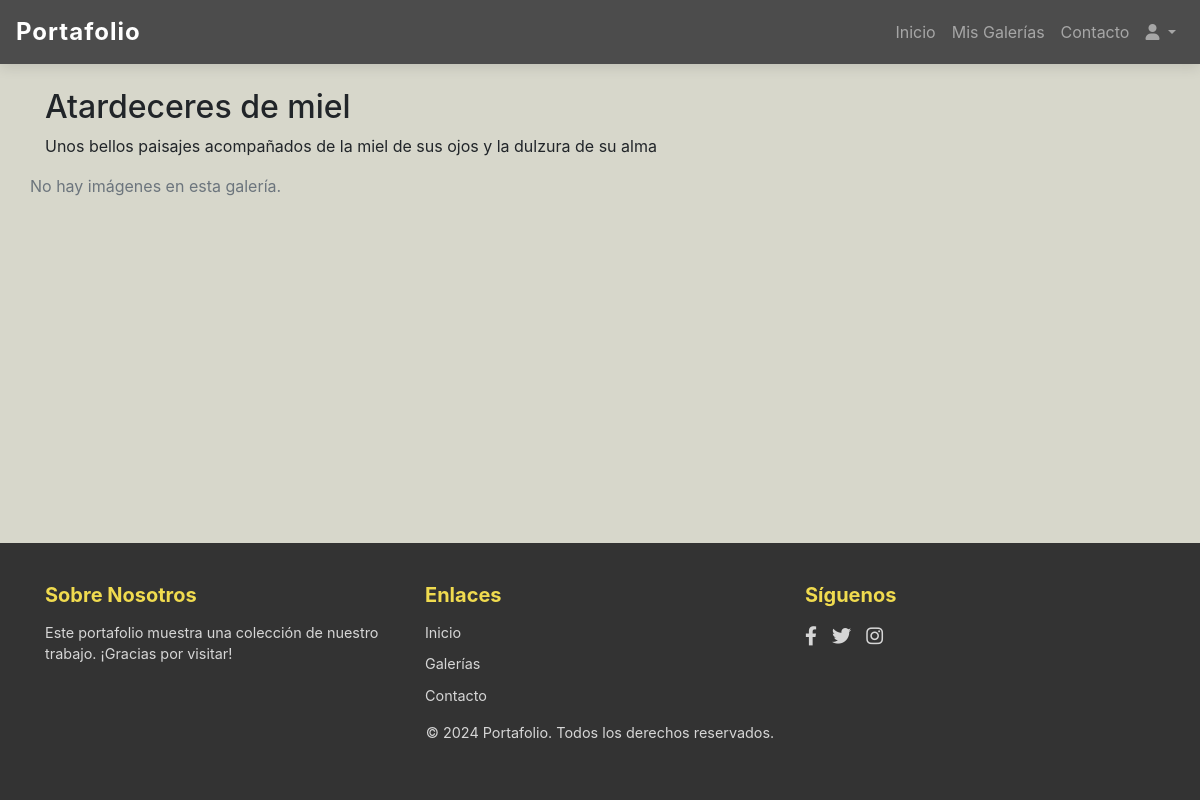
/gallery/2/, run on an earlier commit of the app's database.
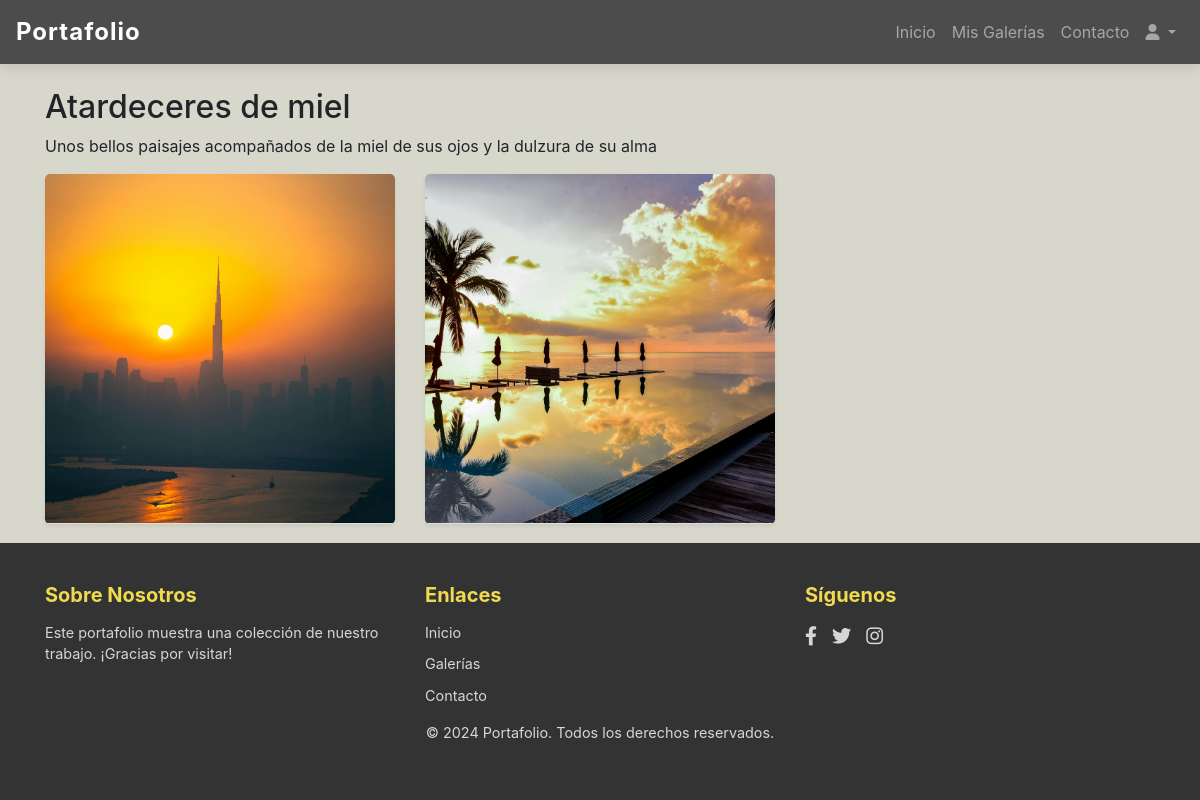
And on a later commit of the database.
### gallery/models.py (models this page shows, shortened)
class Image(models.Model):
    gallery = models.ForeignKey(Gallery, on_delete=models.CASCADE, related_name='images')
    title = models.CharField(max_length=100)
    description = models.TextField(blank=True, null=True)
    image_file = models.ImageField(upload_to='gallery_images/')
    uploaded_at = models.DateTimeField(auto_now_add=True)
    allow_download = models.BooleanField(default=True)

### gallery/views.py (the view)
# urls.py: path('gallery/<int:pk>/', views.GalleryDetailView.as_view(), name='gallery_detail'),
class GalleryDetailView(DetailView):
    model = Gallery
    template_name = 'gallery/gallery_detail.html'
    context_object_name = 'gallery'
    def get_context_data(self, **kwargs):
        context = super().get_context_data(**kwargs)
        context['images'] = self.object.images.all()
        context['is_owner'] = self.request.user == self.object.user
        return context

### gallery/templates/gallery/gallery_detail.html (shortened to what this page needs)
{% extends 'base.html' %}
{% load static %}
{% block content %}
<div class="container mt-4">
    <div class="d-flex justify-content-between align-items-center">
        <div>
            <h2>{{ gallery.title }}</h2>
            <p>{{ gallery.description }}</p>
        </div>
    </div>
    <div class="gallery-section row">
        {% for image in images %}
            <div class="col-md-4 mb-3">
                <div class="card mb-0 shadow-sm border-0 overflow-hidden rounded-lg card-square">
                    <div class="card-image-wrapper position-relative">
                        <img src="{% static image.image_file.url %}" alt="{{ image.title }}" class="card-img-top">
                    </div>
                </div>
            </div>
        {% empty %}
            <p class="text-muted">No hay imágenes en esta galería.</p>
        {% endfor %}
    </div>
</div>
{% endblock %}

What changed in the data, as far as the page shows it:
added Image: image_file (picture)
added Image: image_file (picture)
Also different on the page:
text no longer shown: "No hay imágenes en esta galería."
